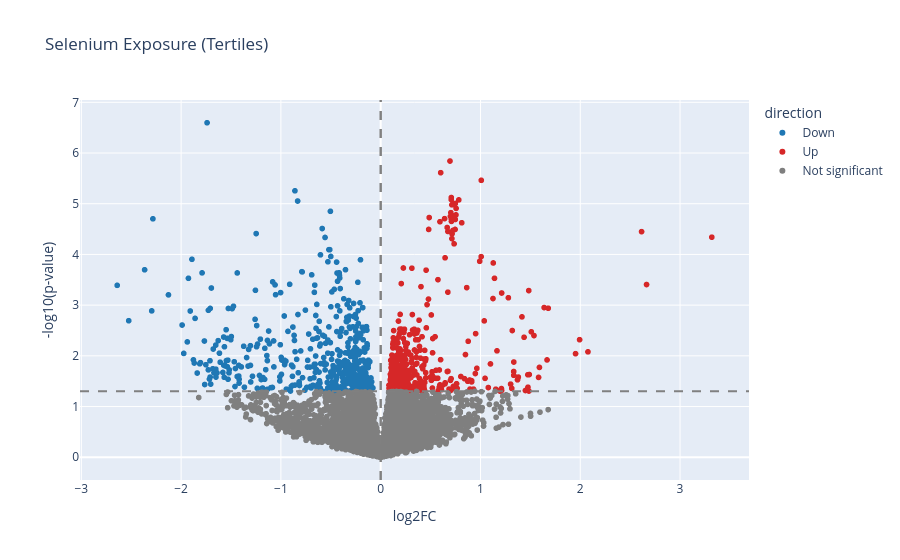

The notebook cell this image was saved under:
### Code cell
obj = DifferentialAbundance(data=se_untargeted_t1,metadata=se_t1)
welch_Se = obj.fit(contrast=("Tertiles","high","low"),applylog=True,equal_var=False)
welch_Se = DifferentialAbundance.volcano_plot(welch_Se,fc_thresh=0,use_adjusted=False,backend='plotly',title='Selenium Exposure (Tertiles)')
welch_Se = welch_Se[(welch_Se['high_mean'] != 0) & (welch_Se['low_mean'] != 0)]
welch_Se = pd.merge(welch_Se,annotations,right_index=True,left_index=True,how='outer')

### Figure 1 — Plotly figure (JSON) as saved in the notebook; plotly's stock layout.template omitted (floating-point values rounded to 4 significant figures; data arrays with more than 128 entries replaced by an {"elided": "..."} marker saying what was removed)
{"data": [{"customdata": {"elided": "520x1 str values"}, "hovertemplate": "direction=Down<br>log2FC=%{x}<br>-log10(p-value)=%{y}<br>feature=%{customdata[0]}<extra></extra>", "legendgroup": "Down", "marker": {"color": "#1f77b4", "symbol": "circle"}, "mode": "markers", "name": "Down", "showlegend": true, "type": "scattergl", "x": {"elided": "520 float values"}, "xaxis": "x", "y": {"elided": "520 float values"}, "yaxis": "y"}, {"customdata": {"elided": "536x1 str values"}, "hovertemplate": "direction=Up<br>log2FC=%{x}<br>-log10(p-value)=%{y}<br>feature=%{customdata[0]}<extra></extra>", "legendgroup": "Up", "marker": {"color": "#d62728", "symbol": "circle"}, "mode": "markers", "name": "Up", "showlegend": true, "type": "scattergl", "x": {"elided": "536 float values"}, "xaxis": "x", "y": {"elided": "536 float values"}, "yaxis": "y"}, {"customdata": {"elided": "8040x1 str values"}, "hovertemplate": "direction=Not significant<br>log2FC=%{x}<br>-log10(p-value)=%{y}<br>feature=%{customdata[0]}<extra></extra>", "legendgroup": "Not significant", "marker": {"color": "#7f7f7f", "symbol": "circle"}, "mode": "markers", "name": "Not significant", "showlegend": true, "type": "scattergl", "x": {"elided": "8040 float values"}, "xaxis": "x", "y": {"elided": "8040 float values"}, "yaxis": "y"}], "layout": {"legend": {"title": {"text": "direction"}, "tracegroupgap": 0}, "shapes": [{"line": {"color": "grey", "dash": "dash"}, "type": "line", "x0": 0, "x1": 0, "xref": "x", "y0": 0, "y1": 1, "yref": "y domain"}, {"line": {"color": "grey", "dash": "dash"}, "type": "line", "x0": 0, "x1": 0, "xref": "x", "y0": 0, "y1": 1, "yref": "y domain"}, {"line": {"color": "grey", "dash": "dash"}, "type": "line", "x0": 0, "x1": 1, "xref": "x domain", "y0": 1.301, "y1": 1.301, "yref": "y"}], "title": {"text": "Selenium Exposure (Tertiles)"}, "xaxis": {"anchor": "y", "domain": [0, 1], "title": {"text": "log2FC"}}, "yaxis": {"anchor": "x", "domain": [0, 1], "title": {"text": "-log10(p-value)"}}}}
